Frame 1 (no input): blank canvas, image omitted
Frame 60 (no input): blank canvas, image omitted
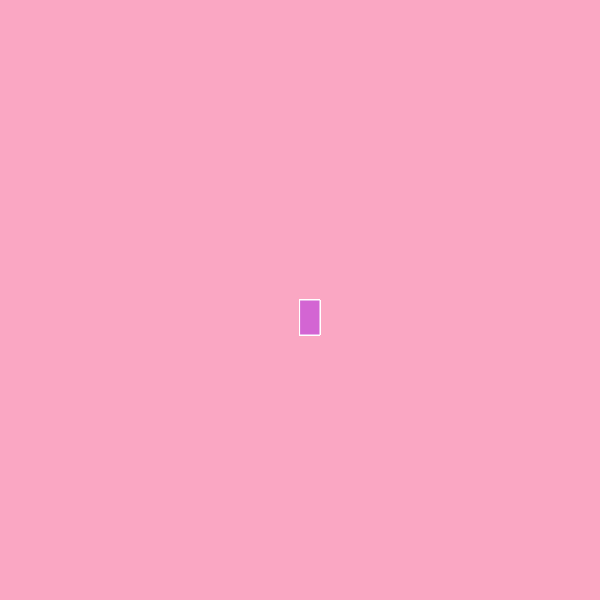
Frame 120 (the mouse pressed at the canvas centre since frame 60)

The p5.js sketch whose frames 1 and 60 were blank and that drew this single picture after the mouse press (run headless with seeded random() and noise() and a simulated clock; from frame 60 on, the mouse is pressed at the canvas centre):

// p5.js sketch
// ── sketch.js
function setup() {
    createCanvas(600, 600);
     background("#FAA7C3");
  }
  
  
  function draw() {
   
    stroke ("withe");
    fill ("rgb(211,101,211)");
   
   
    // console.log(mouseIsPressed);
   
    if (mouseIsPressed){
      rect(mouseX, mouseY, 20, 35);
    }
  }
  
